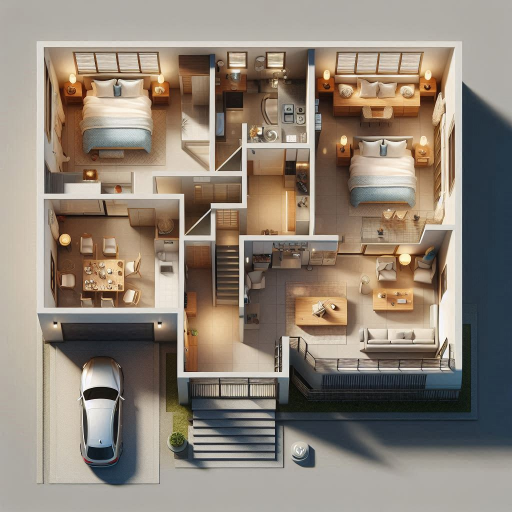
#> input picture resources/images/houses/2bedroom001.jpg, 1024 x 1024 px (shown at 1/2 size)
$ python diagnose_images.py
#> lines starting #> are read from the running program, lines starting #| are printed output that depends on the picture
#!/usr/bin/env python3
"""
Diagnostic script to check image loading in home view.
"""

import os
import sys
import tkinter as tk
from tkinter import ttk
import json

# Add src to path
sys.path.insert(0, os.path.join(os.path.dirname(__file__), 'src'))

try:
    from PIL import Image, ImageTk
    PIL_AVAILABLE = True
    print("✓ PIL is available")
except ImportError:
    PIL_AVAILABLE = False
    print("✗ PIL not available")

def test_direct_image_loading():
    """Test loading images directly."""
    print("\n=== Direct Image Loading Test ===")

    # Test paths
    project_root = os.path.dirname(__file__)
    image_path = os.path.join(project_root, 'resources', 'images', 'houses', '2bedroom001.jpg')

    print(f"Project root: {project_root}")
    print(f"Image path: {image_path}")
    print(f"Image exists: {os.path.exists(image_path)}")

    if PIL_AVAILABLE and os.path.exists(image_path):
        try:
            # Test loading with PIL
            with Image.open(image_path) as img:
#> img is the input picture: PIL image 1024x1024 RGB; mean R, G, B 143.3, 131.9, 119.3
                print(f"✓ PIL can load image: {img.size}, {img.mode}")
#| ✓ PIL can load image: (1024, 1024), RGB

                # Test creating PhotoImage
                img.thumbnail((400, 400), Image.Resampling.LANCZOS)
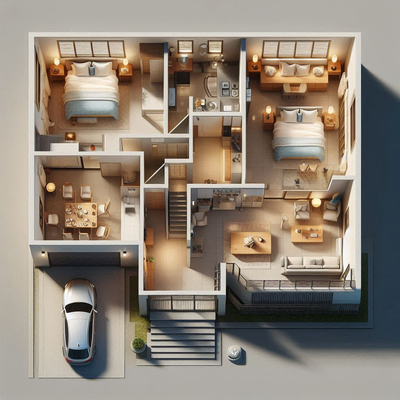
#> img: PIL image 400x400 RGB; mean R, G, B 143.3, 131.9, 119.3
                photo = ImageTk.PhotoImage(img)
                print(f"✓ PhotoImage created successfully")
                return True

        except Exception as e:
            print(f"✗ Error loading image: {e}")
            return False

    return False

def test_template_loading():
    """Test template loading with image paths."""
    print("\n=== Template Loading Test ===")

    template_path = os.path.join(os.path.dirname(__file__), 'templates', 'home_templates.json')
    print(f"Template path: {template_path}")
    print(f"Template exists: {os.path.exists(template_path)}")

    if os.path.exists(template_path):
        with open(template_path, 'r') as f:
#> (reads templates/home_templates.json from the repository)
            templates = json.load(f)

        for name, template in templates.items():
            print(f"\nTemplate: {name}")
            if 'image' in template:
                image_rel_path = template['image']
                print(f"  Image (relative): {image_rel_path}")

                # Calculate full path like the code does
                full_path = os.path.join(os.path.dirname(__file__), image_rel_path)
                print(f"  Image (full): {full_path}")
                print(f"  Exists: {os.path.exists(full_path)}")
            else:
                print("  No image")

def test_home_view_image():
    """Test image loading through HomeView."""
    print("\n=== HomeView Image Loading Test ===")

    try:
        from src.log_system.logger import SmartHomeLogger
        from src.simulation.engine import SimulationEngine
        from src.gui.home_view import HomeView

        # Create minimal setup
        root = tk.Tk()
        root.withdraw()  # Hide main window

        logger = SmartHomeLogger()
        sim_engine = SimulationEngine(logger)

        # Create HomeView
        home_view = HomeView(root, sim_engine, logger)

        # Load a template with image
        template_path = os.path.join(os.path.dirname(__file__), 'templates', 'home_templates.json')
        with open(template_path, 'r') as f:
            templates = json.load(f)

        # Try family_house template
        if 'family_house' in templates:
            template = templates['family_house']
            print(f"Loading template: {template.get('name', 'Unknown')}")
            print(f"Template image: {template.get('image', 'None')}")

            # Load template
            home_view.load_template(template)

            # Check if image was loaded
            if hasattr(home_view, 'background_image_id') and home_view.background_image_id:
                print("✓ Background image ID exists")
                print(f"  Image ID: {home_view.background_image_id}")

                # Check if PhotoImage exists
                if hasattr(home_view, 'background_photo') and home_view.background_photo:
                    print("✓ PhotoImage object exists")
                else:
                    print("✗ PhotoImage object missing")

            else:
                print("✗ No background image ID found")

        root.destroy()

    except Exception as e:
        print(f"✗ HomeView test failed: {e}")
        import traceback
        traceback.print_exc()

if __name__ == '__main__':
    print("Smart Home Image Diagnostic")
    print("=" * 30)

    test_direct_image_loading()
    test_template_loading()
    test_home_view_image()
#> (the call stopped at in test_home_view_image, `logger = SmartHomeLogger()`: src is not available in this run)
